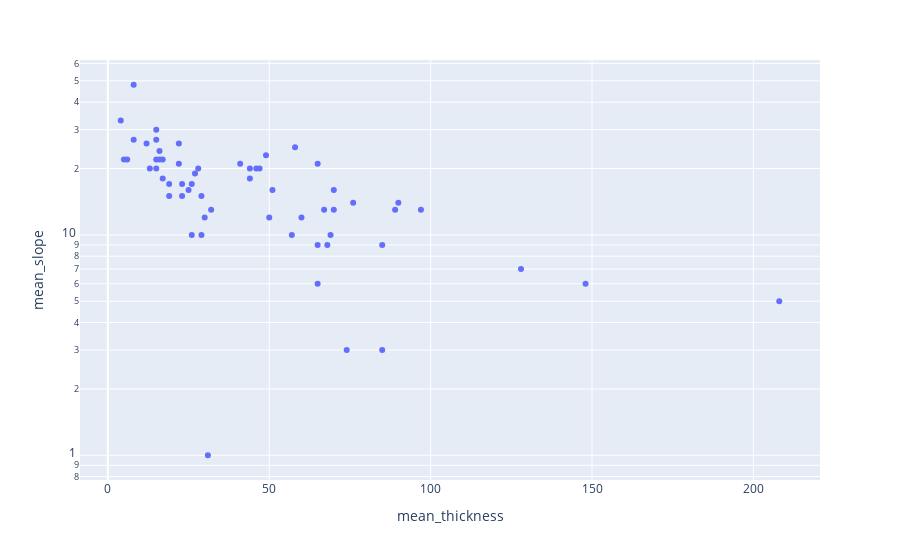

Notebook code for this chart:
### Code cell
# solution
# Use plotly.express `px` to plot data-frames with easier field syntax than my usual matplotlib approach (e.g., see above)
px.scatter(df_glacier_subset,x='mean_thickness',y='mean_slope',log_x=False,log_y=True)

### Figure 1 — Plotly figure (JSON) as saved in the notebook; plotly's stock layout.template omitted (floating-point values rounded to 4 significant figures)
{"data": [{"hovertemplate": "mean_thickness=%{x}<br>mean_slope=%{y}<extra></extra>", "legendgroup": "", "marker": {"color": "#636efa", "symbol": "circle"}, "mode": "markers", "name": "", "orientation": "v", "showlegend": false, "type": "scatter", "x": [58, 66, 56, 86, 90, 55, 34, 53, 53, 61, 53, 104, 175, 110, 76, 49, 49, 52, 43, 52, 47, 45, 49, 54, 67, 37, 39, 32, 58, 51, 50, 47, 47, 29, 31, 54, 49, 25, 48, 47, 45, 40, 49, 42, 27, 59, 36, 48, 33, 62, 61, 30, 26, 15, 17, 5, 12, 4, 6, 89, 22, 22, 65, 8, 17, 15, 23, 26, 19, 13, 8, 19, 29, 16, 25, 69, 15, 90, 70, 128, 60, 67, 208, 148, 97, 85, 74, 44, 70, 23, 28, 46, 44, 49, 51, 50, 16, 15, 58, 29, 41, 65, 57, 85, 68, 32, 47, 65, 27, 76], "xaxis": "x", "y": [0, 0, 0, 0, 0, 0, 0, 0, 0, 0, 0, 0, 0, 0, 0, 0, 0, 0, 0, 0, 0, 0, 0, 0, 0, 0, 0, 0, 0, 0, 0, 0, 0, 0, 1, 0, 0, 0, 0, 0, 0, 0, 0, 0, 0, 0, 0, 0, 0, 0, 0, 12, 10, 22, 18, 22, 26, 33, 22, 13, 21, 26, 21, 48, 22, 27, 15, 17, 15, 20, 27, 17, 15, 22, 16, 10, 30, 14, 13, 7, 12, 13, 5, 6, 13, 3, 3, 20, 16, 17, 20, 20, 18, 23, 16, 12, 24, 20, 25, 10, 21, 9, 10, 9, 9, 13, 20, 6, 19, 14], "yaxis": "y"}], "layout": {"legend": {"tracegroupgap": 0}, "margin": {"t": 60}, "xaxis": {"anchor": "y", "domain": [0, 1], "title": {"text": "mean_thickness"}}, "yaxis": {"anchor": "x", "domain": [0, 1], "title": {"text": "mean_slope"}, "type": "log"}}}
